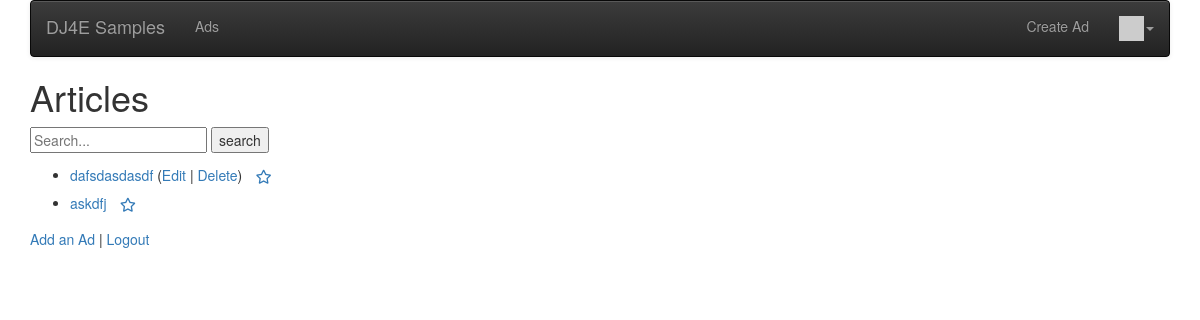
/ads/ (signed in), run on an earlier commit of the app's database.
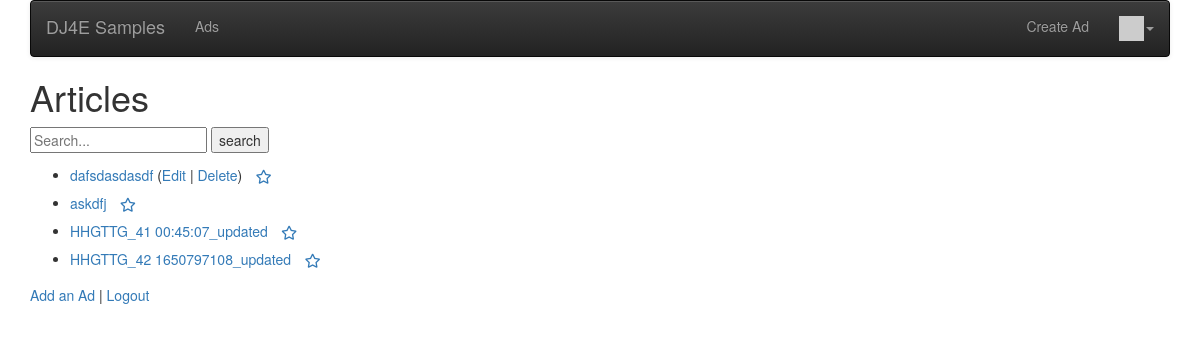
And on a later commit of the database.
### ads/models.py (models this page shows, shortened)
class Ad(models.Model) :
    tags = TaggableManager()
    favorites = models.ManyToManyField(settings.AUTH_USER_MODEL,
        through='Fav', related_name='favorite_ads')
    owner = models.ForeignKey(settings.AUTH_USER_MODEL, on_delete=models.CASCADE)
    comments = models.ManyToManyField(settings.AUTH_USER_MODEL,
                                      through='Comment', related_name='comments_owned')
    picture = models.BinaryField(null=True, editable=True)
    content_type = models.CharField(max_length=256, null=True, help_text='The MIMEType of the file')
    title = models.CharField(
            max_length=200,
            validators=[MinLengthValidator(2, "Title must be greater than 2 characters")]
    )
    price = models.DecimalField(max_digits=7, decimal_places=2, null=True)
    text = models.TextField()
    owner = models.ForeignKey(settings.AUTH_USER_MODEL, on_delete=models.CASCADE)
    created_at = models.DateTimeField(auto_now_add=True, null=True)
    updated_at = models.DateTimeField(auto_now=True, null=True)

### ads/views.py (the view)
# urls.py: path('', views.AdListView.as_view(), name='all'),
class AdListView(OwnerListView):
    model = Ad
    template_name = "ads/ad_list.html"
    def get(self, request) :
        try:
            ad = Ad.objects.filter(title__startswith=request.GET['search'])
        except:
            ad = Ad.objects.all()
        favorites = list()
        if request.user.is_authenticated:
            rows = request.user.favorite_ads.values('id')
            favorites = [ row['id'] for row in rows ]
        ctx = {'ad_list' : ad, 'favorites': favorites}
        return render(request, self.template_name, ctx)

### home/context_processors.py (called while the page is built)
def settings(request):
    return {
        'settings': django_settings,
    }

### home/templatetags/app_tags.py (called while the page is built)
@register.filter(name='gravatar')
def gravatar(user, size=35):
    email = str(user.email.strip().lower()).encode('utf-8')
    email_hash = md5(email).hexdigest()
    url = "//www.gravatar.com/avatar/{0}?s={1}&d=identicon&r=PG"
    return url.format(email_hash, size)

### ads/templates/ads/ad_list.html (shortened to what this page needs)
{% extends "ads/base_menu.html" %}
{% block content %}
<h1>Articles</h1>
<form method="get">
    <input type="text" placeholder="Search..." name="search">
    <input type="submit" value="search">
</form>
<p>
{% if ad_list %}
<ul>
  {% for ad in ad_list %}
    <li>
        <a href="{% url 'ads:ad_detail'  ad.id %}">{{ ad.title }}</a>
        {% if ad.owner == user %}
        (<a href="{% url 'ads:ad_update' ad.id %}">Edit</a> |
        <a href="{% url 'ads:ad_delete' ad.id %}">Delete</a>)
        {% endif %}
         {% if user.is_authenticated %}
        <a href="#" onclick=
             "favPost('{% url 'ads:ad_favorite' ad.id %}', {{ ad.id }} );return false;"
            id="unfavorite_star_{{ad.id}}">
        <span class="fa-stack" style="vertical-align: middle;">
        <i class="fa fa-star-o fa-stack-1x"></i>
        </span>
        </a>
        {% endif %}
    </li>
  {% endfor %}
</ul>
{% else %}
  <p>There are no articles in the database.</p>
{% endif %}
</p>
<p>
<a href="{% url 'ads:ad_create' %}">Add an Ad</a> |
{% if user.is_authenticated %}
<a href="{% url 'logout' %}?next={% url 'ads:all' %}">Logout</a>
{% else %}
<a href="{% url 'login' %}?next={% url 'ads:all' %}">Login</a>
{% endif %}
</p>
{% endblock %}

What changed in the data, as far as the page shows it:
added Ad: title "HHGTTG_41 00:45:07_updated"
added Ad: title "HHGTTG_42 1650797108_updated"
